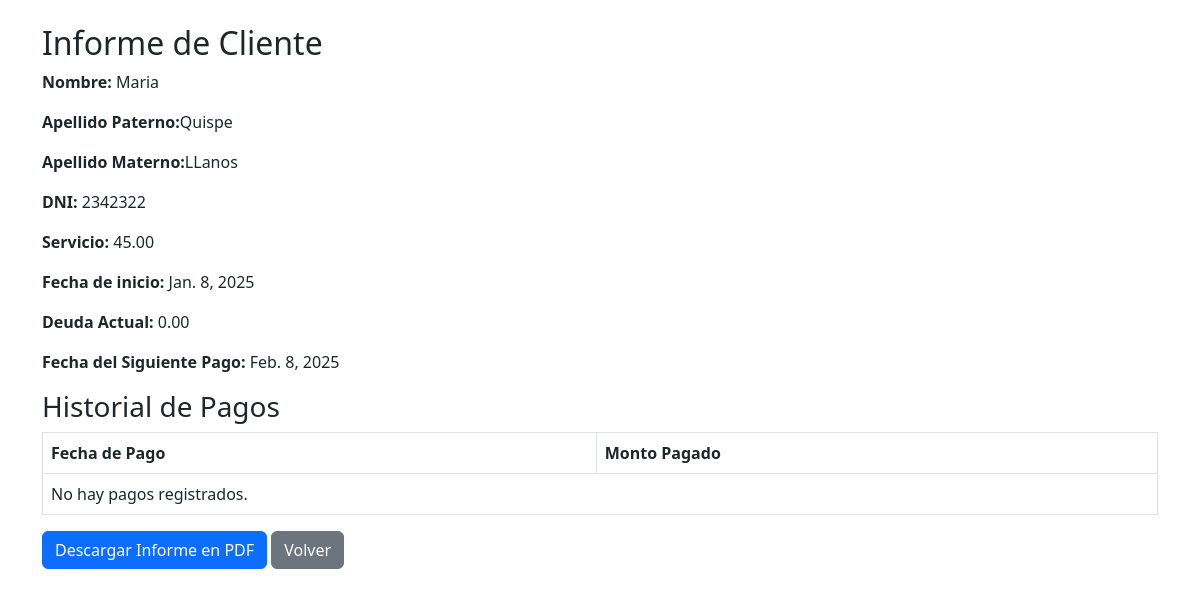
/informe/7/, run on the app's committed database.
### app/models.py (models this page shows, shortened)
class Cliente(models.Model):
    SERVICIO_CHOICES = [
        (30, "30"),
        (35, "35"),
        (40, "40"),
        (45, "45"),
        (50, "50"),
        (55, "55"),
    ]
    nombre = models.CharField(max_length=100)
    apellido_paterno = models.CharField(max_length=100)
    apellido_materno = models.CharField(max_length=100)
    dni = models.CharField(max_length=8, unique=True)
    servicio = models.DecimalField(max_digits=5, decimal_places=2, choices=SERVICIO_CHOICES)
    fecha_inicio = models.DateField()
    direccion = models.TextField()
    def deuda_actual(self):
        meses_transcurridos = (date.today().year - self.fecha_inicio.year) * 12 + (date.today().month - self.fecha_inicio.month)
        pagos_realizados = self.pago_set.aggregate(models.Sum('monto_pagado'))['monto_pagado__sum'] or 0
        deuda_total = meses_transcurridos * (self.servicio) - pagos_realizados
        return  max(deuda_total, 0)
    def siguiente_pago(self):
        meses_transcurridos = (date.today().year - self.fecha_inicio.year) * 12 + (date.today().month - self.fecha_inicio.month)
        return self.fecha_inicio + timedelta(days=31 * (meses_transcurridos + 1))

### app/views.py (the view)
# urls.py: path('informe/<int:pk>/', views.ver_informe, name='ver_informe'),
def ver_informe(request, pk):
    cliente = get_object_or_404(Cliente, pk=pk)
    pagos = cliente.pago_set.all()
    deuda_actual = cliente.deuda_actual()
    siguiente_pago = cliente.siguiente_pago()
    return render(request, 'ver_informe.html', {
        'cliente': cliente,
        'pagos': pagos,
        'deuda_actual': deuda_actual,
        'siguiente_pago': siguiente_pago,
    })

### app/templates/ver_informe.html
{% extends 'base.html' %}
{% block content %}
<h2>Informe de Cliente</h2>
<p><strong>Nombre:</strong> {{ cliente.nombre }}</p>
<p><strong>Apellido Paterno:</strong>{{ cliente.apellido_paterno }}</p>
<p><strong>Apellido Materno:</strong>{{ cliente.apellido_materno }}</p>
<p><strong>DNI:</strong> {{ cliente.dni }}</p>
<p><strong>Servicio:</strong> {{ cliente.servicio }}</p>
<p><strong>Fecha de inicio:</strong> {{ cliente.fecha_inicio }}</p>
<p><strong>Deuda Actual:</strong> {{ deuda_actual }}</p>
<p><strong>Fecha del Siguiente Pago:</strong> {{ siguiente_pago }}</p>
<h3>Historial de Pagos</h3>
<table class="table table-bordered">
    <thead>
        <tr>
            <th>Fecha de Pago</th>
            <th>Monto Pagado</th>
        </tr>
    </thead>
    <tbody>
        {% for pago in pagos %}
        <tr>
            <td>{{ pago.fecha_pago }}</td>
            <td>{{ pago.monto_pagado }}</td>
        </tr>
        {% empty %}
        <tr>
            <td colspan="2">No hay pagos registrados.</td>
        </tr>
        {% endfor %}
    </tbody>
</table>
<a href="{% url 'descargar_informe_pdf' cliente.id %}" class="btn btn-primary">Descargar Informe en PDF</a>
<a href="{% url 'listar_clientes' %}" class="btn btn-secondary">Volver</a>
{% endblock %}

### data on the page
Cliente: nombre "Maria", apellido_paterno "Quispe", apellido_materno "LLanos", dni "2342322", servicio "45.00", fecha_inicio "Jan. 8, 2025"

### other printed values
{{ deuda_actual }} "0.00"
{{ siguiente_pago }} "Feb. 8, 2025"
